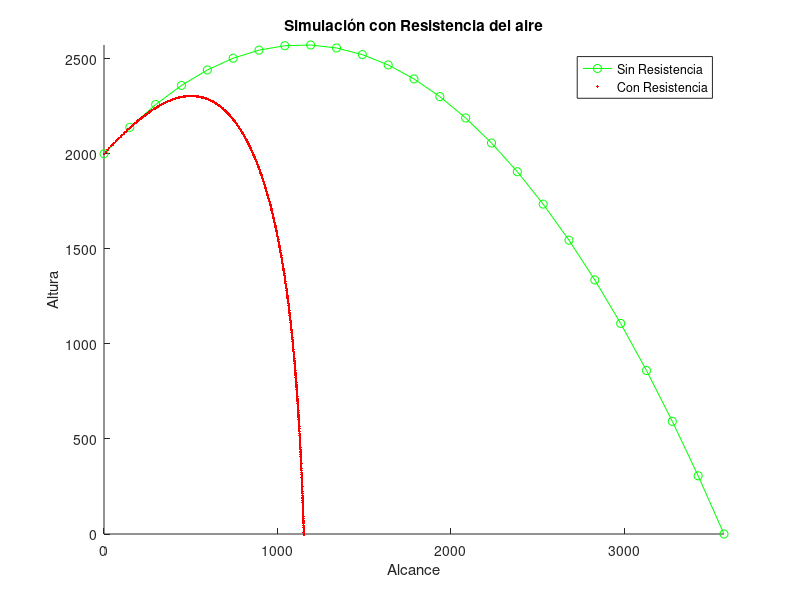

This figure's MATLAB source:
clc;
clear all;
velocidad_inicial = 150; %Variable que se puede cambiar
diametro_proyectil = 0.1;%Variable que se puede cambiar
densidad_proyectil = 2700;%Variable que se puede cambiar
angulo_salida = pi/4; %Variable que se puede cambiar
altura_volcan = 2000; %Variable que se puede cambiar
coeficiente_de_fricion = 0.35;%Variable que se puede cambiar
densidad_de_aire = 1.1455;%Variable que se puede cambiar
dt = 0.1; %Variable que se puede cambiar
m = 4/3*pi*(diametro_proyectil/2)^3*densidad_proyectil; %se asume que el proyectil es una esfera
g = -9.81;
area_transversal = (diametro_proyectil/2)^2*pi;
velocidad_inicial_y = velocidad_inicial * sin(angulo_salida);
velocidad_inicial_x = velocidad_inicial * cos(angulo_salida);
t = [0];
x = [0];
y = [altura_volcan];
a_x = [0];
a_y = [0];
v_x = [velocidad_inicial_x];
v_y = [velocidad_inicial_y];
 disp('El tiempo que se tarda en correr el programa depende en la magnitude de dt, espere pacientemente')
 hold on
velocidad_impacto_y_1 = sqrt(velocidad_inicial_y^2+2*g*(-1*altura_volcan))*-1;
tiempo_total_1 = (velocidad_impacto_y_1 - velocidad_inicial_y)/g;
t_1 = linspace(0,tiempo_total_1,25);
x_1 = velocidad_inicial_x * t_1;
y_1 = altura_volcan + velocidad_inicial_y * t_1 + 0.5*g*t_1.^2;
plot(x_1,y_1,'o-g')
 plot(x(end),y(end),'.r')
 axis([0 max(x_1) 0 max(y_1)])
 title('Simulación con Resistencia del aire')
 xlabel('Alcance')
 ylabel('Altura')
 
while not(y(end)<0)
    disp(['Valor de x: ',num2str(x(end)),'  Valor de y: ',num2str(y(end))])
    t(end+1) = t(end) + dt;
    a_x(end+1) = (1/m)*(-0.5*densidad_de_aire*coeficiente_de_fricion*area_transversal*(sqrt(v_x(end)^2+v_y(end)^2))*v_x(end));
    a_y(end+1) = (1/m)*(-0.5*densidad_de_aire*coeficiente_de_fricion*area_transversal*(sqrt(v_x(end)^2+v_y(end)^2))*v_y(end)+m*g);
    v_y(end+1) = v_y(end) + a_y(end)*dt;
    v_x(end+1) = v_x(end) + a_x(end)*dt;
    x(end+1) = x(end) + v_x(end)*dt;
    y(end+1) = y(end) + v_y(end)*dt;
    plot(x(end),y(end),'.r')
    legend('Sin Resistencia','Con Resistencia')
    pause(0.0001)
end
disp('--------------------------------------------------------')
altura_maxima = max(y);
tiempo_altura_max = t(find(y==max(y)));
alcance_maximo = max(x);
%sin resistencia del aire
disp('Para la gráfica con resistencia de aire con los siguientes parámetros: ')
disp(['Velocidad inicial: ', num2str(velocidad_inicial),', Ángulo de Salida: ', num2str(angulo_salida),', Diámetro: ', num2str(diametro_proyectil)])
disp(['Densidad: ', num2str(densidad_proyectil),', Altura del Volcán: ', num2str(altura_volcan),', Coeficiente de fricción: ', num2str(coeficiente_de_fricion)])
disp(['Densidad del aire: ', num2str(densidad_de_aire),', Delta t: ', num2str(dt)])
disp(['La altura máxima es de: ',num2str(altura_maxima),' metros y ocurre ',num2str(tiempo_altura_max),' segundos después del inicio del transcurso' ])
disp(['El punto de impacto es: ',num2str(alcance_maximo), ' metros de distancia del volcán'])
disp(['El tiempo total de recorrido fue: ',num2str(t(end)), ' segundos'])
disp('Para la gráfica sin resistencia de aire: ')
disp(['La altura máxima es de: ',num2str(max(y_1)),' metros y ocurre ',num2str(t_1(find(y_1==max(y_1)))),' segundos después del inicio del transcurso' ])
disp(['El punto de impacto es: ',num2str(max(x_1)), ' metros de distancia del volcán'])
disp(['El tiempo total de recorrido fue: ',num2str(tiempo_total_1), ' segundos'])